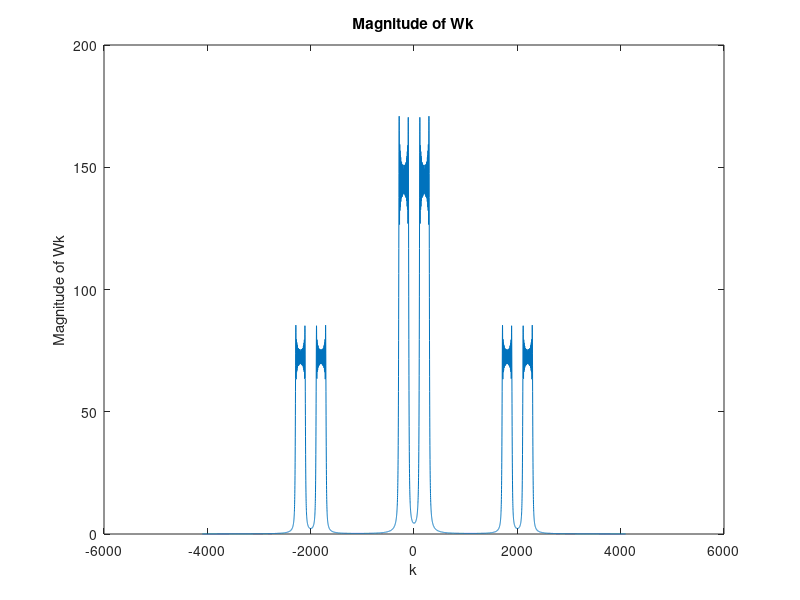
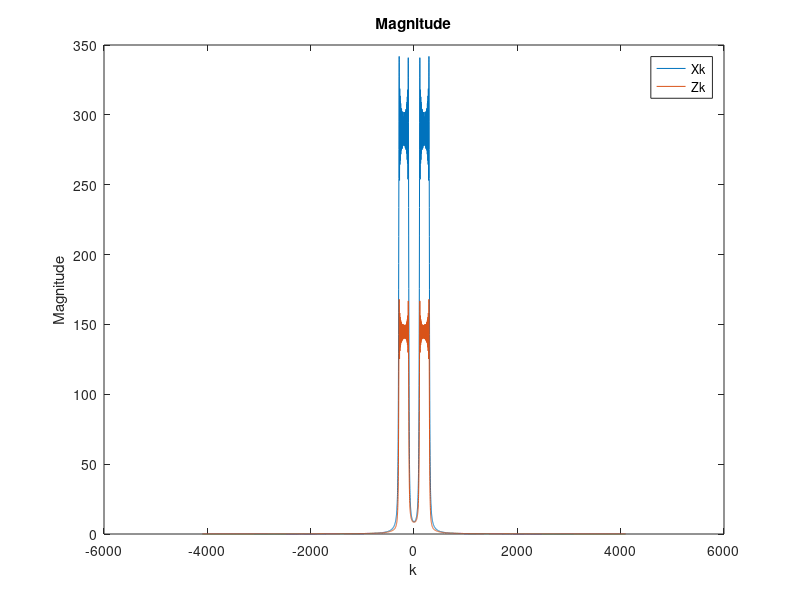

These charts were generated, in order, by the following MATLAB code:
clear all
close all
clc

%% Q9
Fs = 8192;
t = [0:1/Fs:1];
xs = sin(2*pi*100*t + 2*pi*100*(t.*t));
h = cos(2*pi*1000*t);
ys = xs.*h;
ws = ys.*h;
Wk = fft(ws,Fs);
AWk = abs(Wk);
figure(1);
plot(-4096:4095,[AWk(4096:8192) AWk(1:4095)]);
sound(ws,Fs);
xlabel('k');
ylabel('Magnitude of Wk');
title('Magnitude of Wk');

%% Q10
%(a)
[B,A] = butter(5,0.1);
%(b)
xs = sin(2*pi*100*t + 2*pi*100*(t.*t));
sound(xs,Fs);
Xk = fft(xs,Fs);
AXk = abs(Xk);
zs = filter(B,A,ws);
sound(zs,Fs);
Zk = fft(zs,Fs);
AZk = abs(Zk);
figure(2);
plot(-4096:4095,[AXk(4096:8192) AXk(1:4095)]);
hold on;
plot(-4096:4095,[AZk(4096:8192) AZk(1:4095)]);
legend('Xk','Zk');
xlabel('k');
ylabel('Magnitude');
title('Magnitude');

